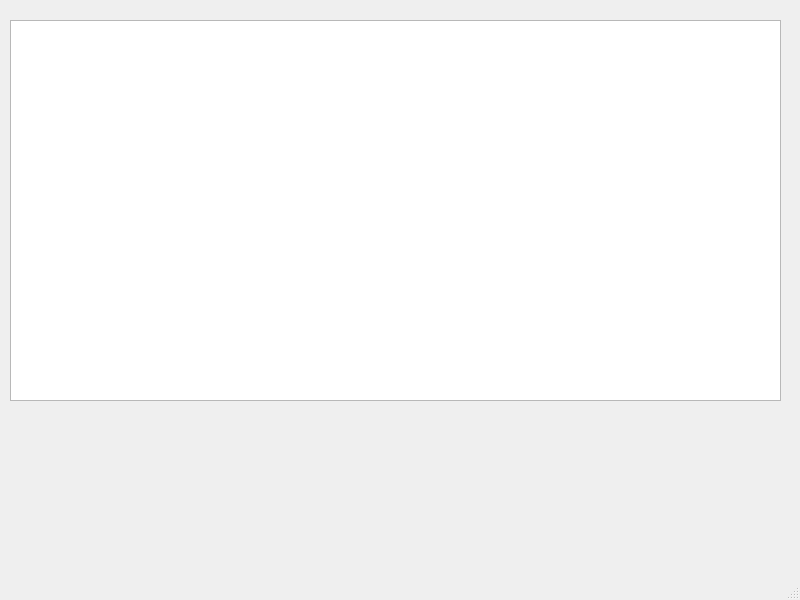
<?xml version="1.0" encoding="UTF-8"?>
<ui version="4.0">
 <class>MainWindow</class>
 <widget class="QMainWindow" name="MainWindow">
  <property name="geometry">
   <rect>
    <x>0</x>
    <y>0</y>
    <width>800</width>
    <height>600</height>
   </rect>
  </property>
  <property name="windowTitle">
   <string>MainWindow</string>
  </property>
  <widget class="QWidget" name="centralwidget">
   <widget class="QListWidget" name="listWidget">
    <property name="geometry">
     <rect>
      <x>10</x>
      <y>20</y>
      <width>771</width>
      <height>381</height>
     </rect>
    </property>
   </widget>
  </widget>
  <widget class="QMenuBar" name="menubar">
   <property name="geometry">
    <rect>
     <x>0</x>
     <y>0</y>
     <width>800</width>
     <height>21</height>
    </rect>
   </property>
  </widget>
  <widget class="QStatusBar" name="statusbar"/>
 </widget>
 <resources/>
 <connections/>
</ui>
